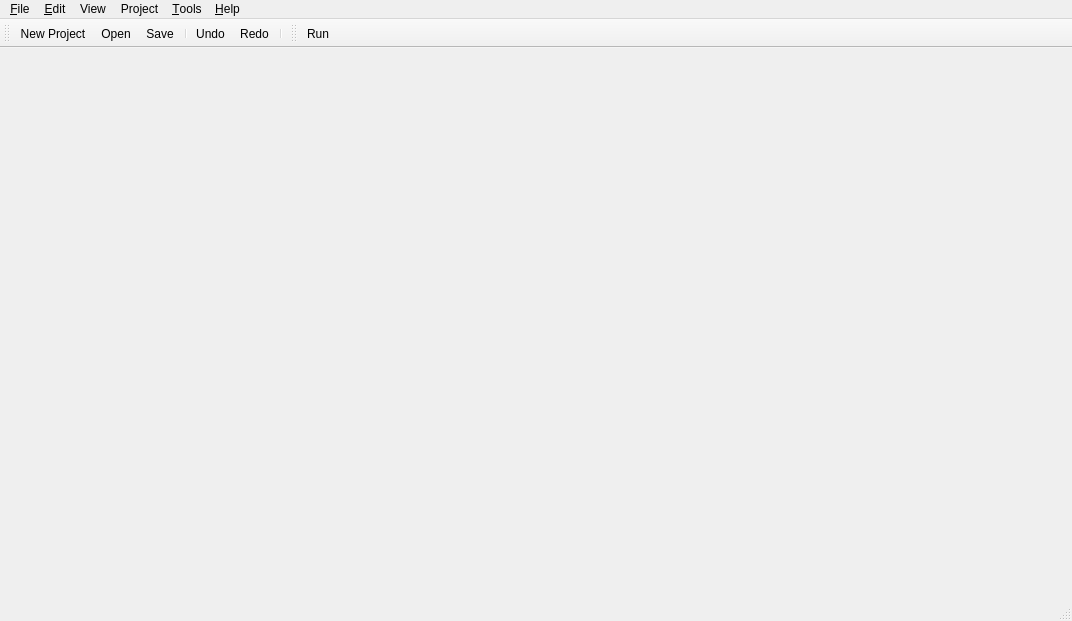
<?xml version="1.0" encoding="UTF-8"?>
<ui version="4.0">
 <class>MainWindow</class>
 <widget class="QMainWindow" name="MainWindow">
  <property name="geometry">
   <rect>
    <x>0</x>
    <y>0</y>
    <width>1072</width>
    <height>621</height>
   </rect>
  </property>
  <property name="windowTitle">
   <string>Crafter Workshop</string>
  </property>
  <widget class="QMdiArea" name="centralWidget">
   <property name="viewMode">
    <enum>QMdiArea::TabbedView</enum>
   </property>
   <property name="tabsClosable">
    <bool>true</bool>
   </property>
  </widget>
  <widget class="QMenuBar" name="menuBar">
   <property name="geometry">
    <rect>
     <x>0</x>
     <y>0</y>
     <width>1072</width>
     <height>21</height>
    </rect>
   </property>
   <widget class="QMenu" name="menu_File">
    <property name="title">
     <string>&amp;File</string>
    </property>
    <widget class="QMenu" name="menuRecent_Projects">
     <property name="title">
      <string>Recent Projects</string>
     </property>
     <addaction name="action_recent1"/>
     <addaction name="action_recent2"/>
     <addaction name="action_recent3"/>
     <addaction name="action_recent4"/>
     <addaction name="action_recent5"/>
    </widget>
    <widget class="QMenu" name="menuNew">
     <property name="title">
      <string>New</string>
     </property>
     <addaction name="actionFile_NewProject"/>
     <addaction name="separator"/>
     <addaction name="actionFile_NewWorld"/>
     <addaction name="actionFile_NewLayer"/>
     <addaction name="actionFile_NewScript"/>
    </widget>
    <addaction name="menuNew"/>
    <addaction name="separator"/>
    <addaction name="actionFile_Open"/>
    <addaction name="actionFile_Save"/>
    <addaction name="actionFile_SaveAs"/>
    <addaction name="separator"/>
    <addaction name="menuRecent_Projects"/>
    <addaction name="separator"/>
    <addaction name="actionFile_Exit"/>
   </widget>
   <widget class="QMenu" name="menu_He">
    <property name="title">
     <string>&amp;Help</string>
    </property>
    <addaction name="actionAbout"/>
   </widget>
   <widget class="QMenu" name="menuView">
    <property name="title">
     <string>View</string>
    </property>
    <widget class="QMenu" name="menuWindows">
     <property name="title">
      <string>Windows</string>
     </property>
     <addaction name="actionView_Layers"/>
     <addaction name="actionView_Output"/>
     <addaction name="actionView_Project"/>
     <addaction name="actionView_Tiles"/>
    </widget>
    <addaction name="menuWindows"/>
   </widget>
   <widget class="QMenu" name="menu_Edit">
    <property name="title">
     <string>&amp;Edit</string>
    </property>
    <addaction name="actionEdit_Undo"/>
    <addaction name="actionEdit_Redo"/>
    <addaction name="separator"/>
    <addaction name="actionEdit_Layers"/>
    <addaction name="actionEdit_Bounds"/>
    <addaction name="actionEdit_Objects"/>
    <addaction name="separator"/>
   </widget>
   <widget class="QMenu" name="menuProject">
    <property name="title">
     <string>Project</string>
    </property>
    <addaction name="actionProject_Build"/>
    <addaction name="separator"/>
    <addaction name="actionProject_Run"/>
   </widget>
   <widget class="QMenu" name="menuTools">
    <property name="title">
     <string>&amp;Tools</string>
    </property>
    <addaction name="actionTools_TextureSplitter"/>
    <addaction name="actionTools_TexturePacker"/>
   </widget>
   <addaction name="menu_File"/>
   <addaction name="menu_Edit"/>
   <addaction name="menuView"/>
   <addaction name="menuProject"/>
   <addaction name="menuTools"/>
   <addaction name="menu_He"/>
  </widget>
  <widget class="QToolBar" name="mainToolBar">
   <attribute name="toolBarArea">
    <enum>TopToolBarArea</enum>
   </attribute>
   <attribute name="toolBarBreak">
    <bool>false</bool>
   </attribute>
   <addaction name="actionFile_New"/>
   <addaction name="actionFile_Open"/>
   <addaction name="actionFile_Save"/>
   <addaction name="separator"/>
   <addaction name="actionEdit_Undo"/>
   <addaction name="actionEdit_Redo"/>
   <addaction name="separator"/>
  </widget>
  <widget class="QStatusBar" name="statusBar"/>
  <widget class="QToolBar" name="toolBar">
   <property name="windowTitle">
    <string>toolBar</string>
   </property>
   <attribute name="toolBarArea">
    <enum>TopToolBarArea</enum>
   </attribute>
   <attribute name="toolBarBreak">
    <bool>false</bool>
   </attribute>
   <addaction name="actionProject_Run"/>
  </widget>
  <action name="actionFile_New">
   <property name="icon">
    <iconset resource="crafter.qrc">
     <normaloff>:/images/document-new.png</normaloff>:/images/document-new.png</iconset>
   </property>
   <property name="text">
    <string>New Project</string>
   </property>
  </action>
  <action name="actionFile_Open">
   <property name="icon">
    <iconset resource="crafter.qrc">
     <normaloff>:/images/document-open.png</normaloff>:/images/document-open.png</iconset>
   </property>
   <property name="text">
    <string>Open</string>
   </property>
  </action>
  <action name="actionFile_Save">
   <property name="icon">
    <iconset resource="crafter.qrc">
     <normaloff>:/images/document-save.png</normaloff>:/images/document-save.png</iconset>
   </property>
   <property name="text">
    <string>Save</string>
   </property>
  </action>
  <action name="actionFile_SaveAs">
   <property name="text">
    <string>Save As...</string>
   </property>
  </action>
  <action name="actionFile_Exit">
   <property name="text">
    <string>E&amp;xit</string>
   </property>
  </action>
  <action name="actionAbout">
   <property name="text">
    <string>About</string>
   </property>
  </action>
  <action name="actionView_Layers">
   <property name="checkable">
    <bool>true</bool>
   </property>
   <property name="text">
    <string>Layers</string>
   </property>
  </action>
  <action name="actionView_Project">
   <property name="checkable">
    <bool>true</bool>
   </property>
   <property name="checked">
    <bool>false</bool>
   </property>
   <property name="text">
    <string>Project</string>
   </property>
  </action>
  <action name="actionView_Tiles">
   <property name="checkable">
    <bool>true</bool>
   </property>
   <property name="checked">
    <bool>false</bool>
   </property>
   <property name="text">
    <string>Tiles</string>
   </property>
  </action>
  <action name="action_recent1">
   <property name="text">
    <string>&lt;recent1&gt;</string>
   </property>
  </action>
  <action name="action_recent2">
   <property name="text">
    <string>&lt;recent2&gt;</string>
   </property>
  </action>
  <action name="action_recent3">
   <property name="text">
    <string>&lt;recent3&gt;</string>
   </property>
  </action>
  <action name="action_recent4">
   <property name="text">
    <string>&lt;recent4&gt;</string>
   </property>
  </action>
  <action name="action_recent5">
   <property name="text">
    <string>&lt;recent5&gt;</string>
   </property>
  </action>
  <action name="actionEdit_Undo">
   <property name="icon">
    <iconset resource="crafter.qrc">
     <normaloff>:/images/edit-undo-8.png</normaloff>:/images/edit-undo-8.png</iconset>
   </property>
   <property name="text">
    <string>Undo</string>
   </property>
   <property name="shortcut">
    <string>Ctrl+Z</string>
   </property>
  </action>
  <action name="actionEdit_Redo">
   <property name="icon">
    <iconset resource="crafter.qrc">
     <normaloff>:/images/edit-redo-8.png</normaloff>:/images/edit-redo-8.png</iconset>
   </property>
   <property name="text">
    <string>Redo</string>
   </property>
   <property name="shortcut">
    <string>Ctrl+Y</string>
   </property>
  </action>
  <action name="actionEdit_Layers">
   <property name="checkable">
    <bool>true</bool>
   </property>
   <property name="checked">
    <bool>true</bool>
   </property>
   <property name="text">
    <string>Edit layers</string>
   </property>
  </action>
  <action name="actionEdit_Bounds">
   <property name="checkable">
    <bool>true</bool>
   </property>
   <property name="text">
    <string>Edit bounds</string>
   </property>
  </action>
  <action name="actionProject_AddWorld">
   <property name="text">
    <string>Add world</string>
   </property>
  </action>
  <action name="actionProject_AddLayer">
   <property name="text">
    <string>Add layer</string>
   </property>
  </action>
  <action name="actionFlip_bound">
   <property name="text">
    <string>Flip bound</string>
   </property>
   <property name="shortcut">
    <string>Ctrl+F</string>
   </property>
  </action>
  <action name="actionFile_NewProject">
   <property name="text">
    <string>Project</string>
   </property>
  </action>
  <action name="actionFile_NewWorld">
   <property name="text">
    <string>World</string>
   </property>
  </action>
  <action name="actionFile_NewLayer">
   <property name="text">
    <string>Layer</string>
   </property>
  </action>
  <action name="actionFile_ImportWorld">
   <property name="text">
    <string>World</string>
   </property>
  </action>
  <action name="actionFile_NewScript">
   <property name="text">
    <string>Script</string>
   </property>
  </action>
  <action name="actionProject_Build">
   <property name="text">
    <string>Build</string>
   </property>
  </action>
  <action name="actionProject_Run">
   <property name="icon">
    <iconset resource="crafter.qrc">
     <normaloff>:/images/media-playback-start-7.png</normaloff>:/images/media-playback-start-7.png</iconset>
   </property>
   <property name="text">
    <string>Run</string>
   </property>
  </action>
  <action name="actionView_Output">
   <property name="checkable">
    <bool>true</bool>
   </property>
   <property name="text">
    <string>Output</string>
   </property>
  </action>
  <action name="actionEdit_Objects">
   <property name="checkable">
    <bool>true</bool>
   </property>
   <property name="text">
    <string>Edit objects</string>
   </property>
  </action>
  <action name="actionTools_TextureSplitter">
   <property name="text">
    <string>Texture Splitter</string>
   </property>
  </action>
  <action name="actionTools_TexturePacker">
   <property name="text">
    <string>Texture Packer</string>
   </property>
  </action>
 </widget>
 <layoutdefault spacing="6" margin="11"/>
 <resources>
  <include location="crafter.qrc"/>
 </resources>
 <connections/>
</ui>
